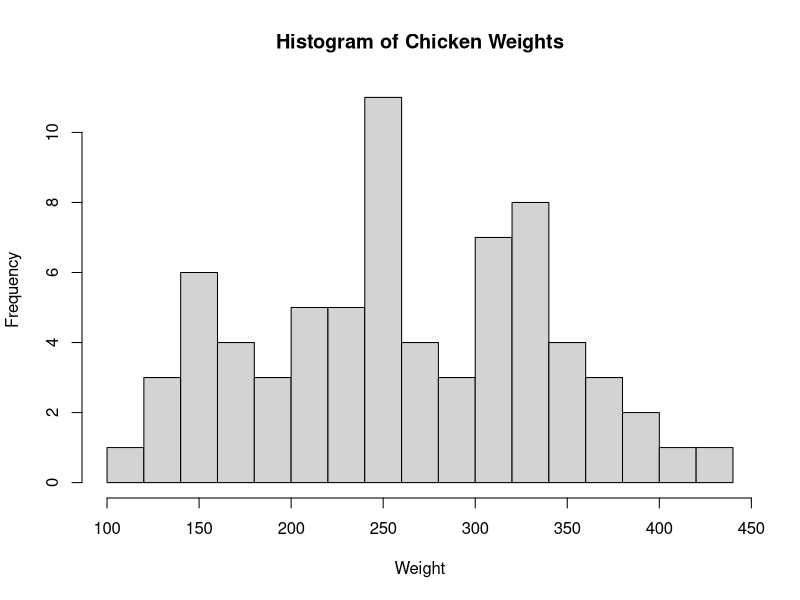

Recreate this plot in R.
# Load chickwts dataset
data("chickwts")

# Generate histogram
png("histogram_chickwts.png") # Save the plot as a PNG file
hist(chickwts$weight, main="Histogram of Chicken Weights", xlab="Weight", breaks=20)
dev.off() # Close PNG

